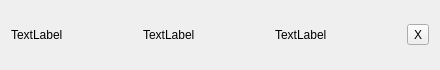
<?xml version="1.0" encoding="UTF-8"?>
<ui version="4.0">
 <class>ProfileEditorPal</class>
 <widget class="QWidget" name="ProfileEditorPal">
  <property name="geometry">
   <rect>
    <x>0</x>
    <y>0</y>
    <width>440</width>
    <height>70</height>
   </rect>
  </property>
  <property name="sizePolicy">
   <sizepolicy hsizetype="Expanding" vsizetype="Fixed">
    <horstretch>0</horstretch>
    <verstretch>0</verstretch>
   </sizepolicy>
  </property>
  <property name="windowTitle">
   <string>Form</string>
  </property>
  <layout class="QHBoxLayout" name="horizontalLayout">
   <item>
    <widget class="QLabel" name="name">
     <property name="sizePolicy">
      <sizepolicy hsizetype="Expanding" vsizetype="Preferred">
       <horstretch>0</horstretch>
       <verstretch>0</verstretch>
      </sizepolicy>
     </property>
     <property name="text">
      <string>TextLabel</string>
     </property>
    </widget>
   </item>
   <item>
    <widget class="QLabel" name="species">
     <property name="sizePolicy">
      <sizepolicy hsizetype="Expanding" vsizetype="Preferred">
       <horstretch>0</horstretch>
       <verstretch>0</verstretch>
      </sizepolicy>
     </property>
     <property name="text">
      <string>TextLabel</string>
     </property>
    </widget>
   </item>
   <item>
    <widget class="QLabel" name="bday">
     <property name="sizePolicy">
      <sizepolicy hsizetype="Expanding" vsizetype="Preferred">
       <horstretch>0</horstretch>
       <verstretch>0</verstretch>
      </sizepolicy>
     </property>
     <property name="text">
      <string>TextLabel</string>
     </property>
    </widget>
   </item>
   <item>
    <widget class="QToolButton" name="toolButton">
     <property name="text">
      <string>X</string>
     </property>
    </widget>
   </item>
  </layout>
 </widget>
 <resources/>
 <connections/>
</ui>
